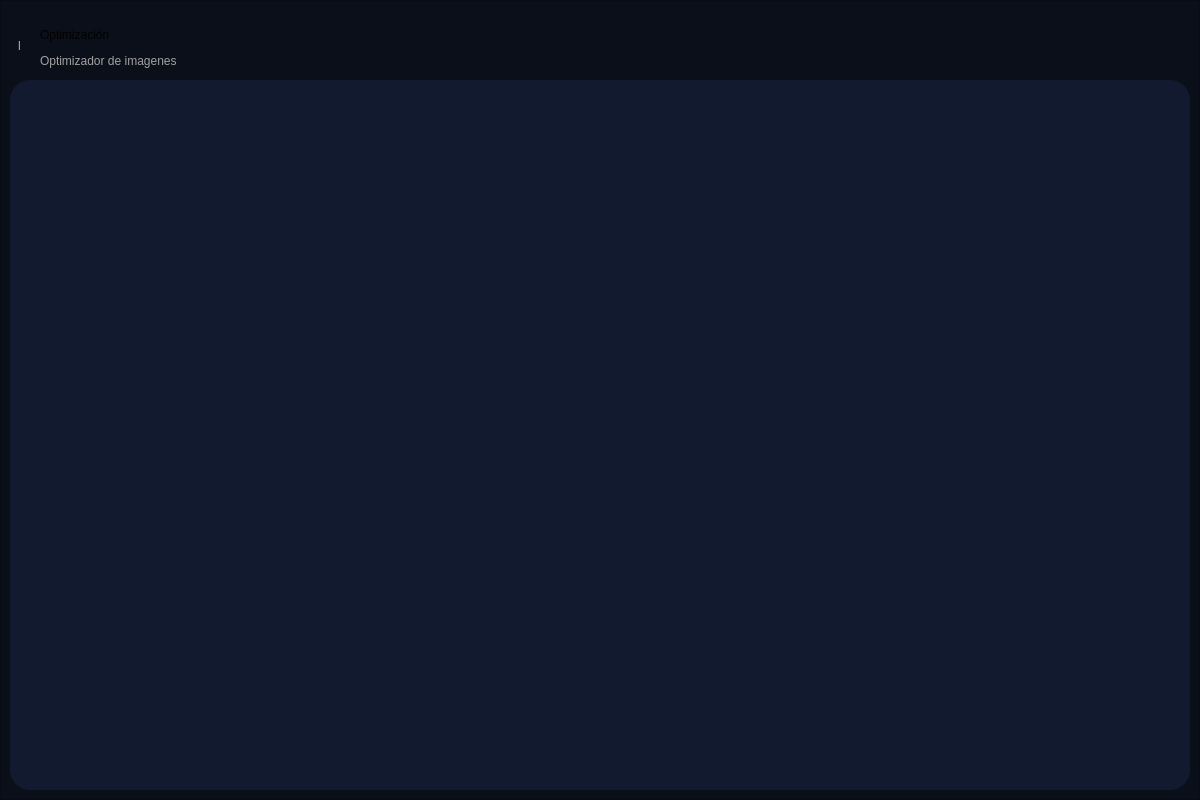
<?xml version="1.0" encoding="UTF-8"?>
<ui version="4.0">
 <class>Frm_Optimizacion</class>
 <widget class="QWidget" name="Frm_Optimizacion">
  <property name="geometry">
   <rect>
    <x>0</x>
    <y>0</y>
    <width>1200</width>
    <height>800</height>
   </rect>
  </property>
  <property name="windowTitle">
   <string>Form</string>
  </property>
  <property name="layoutDirection">
   <enum>Qt::LayoutDirection::RightToLeft</enum>
  </property>
  <layout class="QVBoxLayout" name="verticalLayout">
   <property name="spacing">
    <number>1</number>
   </property>
   <property name="leftMargin">
    <number>0</number>
   </property>
   <property name="topMargin">
    <number>0</number>
   </property>
   <property name="rightMargin">
    <number>0</number>
   </property>
   <property name="bottomMargin">
    <number>0</number>
   </property>
   <item>
    <widget class="QFrame" name="frame_Container">
     <property name="styleSheet">
      <string notr="true">background-color: rgb(11, 15, 26);</string>
     </property>
     <property name="frameShape">
      <enum>QFrame::Shape::StyledPanel</enum>
     </property>
     <property name="frameShadow">
      <enum>QFrame::Shadow::Raised</enum>
     </property>
     <layout class="QVBoxLayout" name="verticalLayout_9">
      <item>
       <widget class="QFrame" name="frame_head">
        <property name="maximumSize">
         <size>
          <width>16777215</width>
          <height>100</height>
         </size>
        </property>
        <property name="toolTip">
         <string/>
        </property>
        <property name="frameShape">
         <enum>QFrame::Shape::NoFrame</enum>
        </property>
        <property name="frameShadow">
         <enum>QFrame::Shadow::Raised</enum>
        </property>
        <widget class="QLabel" name="lb_pantalla">
         <property name="geometry">
          <rect>
           <x>30</x>
           <y>10</y>
           <width>191</width>
           <height>30</height>
          </rect>
         </property>
         <property name="styleSheet">
          <string notr="true">font: 700 20pt &quot;Arial&quot;;</string>
         </property>
         <property name="text">
          <string>Optimización</string>
         </property>
        </widget>
        <widget class="QLabel" name="lb_descripcion">
         <property name="geometry">
          <rect>
           <x>30</x>
           <y>40</y>
           <width>221</width>
           <height>21</height>
          </rect>
         </property>
         <property name="styleSheet">
          <string notr="true">font: 12pt &quot;Arial&quot;;
color: rgb(161, 161, 161);</string>
         </property>
         <property name="text">
          <string>Optimizador de imagenes</string>
         </property>
        </widget>
        <widget class="QLabel" name="Line">
         <property name="geometry">
          <rect>
           <x>8</x>
           <y>11</y>
           <width>21</width>
           <height>50</height>
          </rect>
         </property>
         <property name="styleSheet">
          <string notr="true">color : rgb(101, 214, 198);
font: 72pt &quot;Segoe UI&quot;;</string>
         </property>
         <property name="text">
          <string>l</string>
         </property>
        </widget>
       </widget>
      </item>
      <item>
       <widget class="QFrame" name="frame_body">
        <property name="minimumSize">
         <size>
          <width>0</width>
          <height>710</height>
         </size>
        </property>
        <property name="styleSheet">
         <string notr="true">background-color: rgb(17, 26, 46);
border-radius: 20px;</string>
        </property>
        <property name="frameShape">
         <enum>QFrame::Shape::StyledPanel</enum>
        </property>
        <property name="frameShadow">
         <enum>QFrame::Shadow::Raised</enum>
        </property>
       </widget>
      </item>
     </layout>
    </widget>
   </item>
  </layout>
 </widget>
 <resources/>
 <connections/>
</ui>
